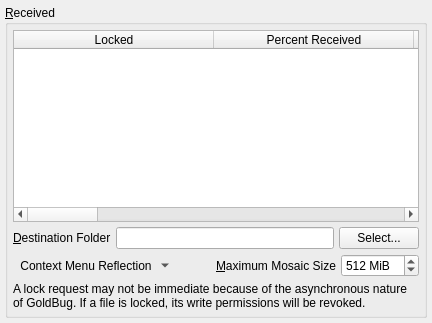
              <widget class="QWidget" name="tab_SB_incoming">
               <attribute name="title">
                <string>&amp;Received</string>
               </attribute>
               <layout class="QVBoxLayout" name="verticalLayout_44">
                <property name="spacing">
                 <number>5</number>
                </property>
                <property name="leftMargin">
                 <number>5</number>
                </property>
                <property name="topMargin">
                 <number>5</number>
                </property>
                <property name="rightMargin">
                 <number>5</number>
                </property>
                <property name="bottomMargin">
                 <number>5</number>
                </property>
                <item>
                 <widget class="QSplitter" name="splitter">
                  <property name="orientation">
                   <enum>Qt::Vertical</enum>
                  </property>
                  <widget class="QGroupBox" name="receivers">
                   <property name="title">
                    <string>&amp;Received</string>
                   </property>
                   <layout class="QVBoxLayout" name="verticalLayout_41">
                    <property name="spacing">
                     <number>5</number>
                    </property>
                    <property name="leftMargin">
                     <number>5</number>
                    </property>
                    <property name="topMargin">
                     <number>5</number>
                    </property>
                    <property name="rightMargin">
                     <number>5</number>
                    </property>
                    <property name="bottomMargin">
                     <number>5</number>
                    </property>
                    <item>
                     <widget class="QTableWidget" name="received">
                      <property name="styleSheet">
                       <string notr="true">QTableWidget#received

{
   border-image: url(:/Logo/background.png) 0 0 0 0 stretch stretch;
   border-width: 0px;
}</string>
                      </property>
                      <property name="alternatingRowColors">
                       <bool>true</bool>
                      </property>
                      <property name="selectionMode">
                       <enum>QAbstractItemView::SingleSelection</enum>
                      </property>
                      <property name="selectionBehavior">
                       <enum>QAbstractItemView::SelectRows</enum>
                      </property>
                      <property name="horizontalScrollMode">
                       <enum>QAbstractItemView::ScrollPerPixel</enum>
                      </property>
                      <property name="sortingEnabled">
                       <bool>true</bool>
                      </property>
                      <attribute name="horizontalHeaderDefaultSectionSize">
                       <number>200</number>
                      </attribute>
                      <attribute name="horizontalHeaderStretchLastSection">
                       <bool>true</bool>
                      </attribute>
                      <column>
                       <property name="text">
                        <string>Locked</string>
                       </property>
                      </column>
                      <column>
                       <property name="text">
                        <string>Percent Received</string>
                       </property>
                      </column>
                      <column>
                       <property name="text">
                        <string>Pulse Size</string>
                       </property>
                      </column>
                      <column>
                       <property name="text">
                        <string>Total Size</string>
                       </property>
                      </column>
                      <column>
                       <property name="text">
                        <string>File</string>
                       </property>
                      </column>
                      <column>
                       <property name="text">
                        <string>Computed SHA-1 Hash</string>
                       </property>
                      </column>
                      <column>
                       <property name="text">
                        <string>Expected SHA-1 Hash</string>
                       </property>
                      </column>
                      <column>
                       <property name="text">
                        <string>Computed SHA3-512 Hash</string>
                       </property>
                      </column>
                      <column>
                       <property name="text">
                        <string>Expected SHA3-512 Hash</string>
                       </property>
                      </column>
                      <column>
                       <property name="text">
                        <string>ETA</string>
                       </property>
                      </column>
                      <column>
                       <property name="text">
                        <string>OID</string>
                       </property>
                      </column>
                     </widget>
                    </item>
                    <item>
                     <layout class="QHBoxLayout" name="horizontalLayout_54">
                      <property name="spacing">
                       <number>5</number>
                      </property>
                      <item>
                       <widget class="QLabel" name="label_63">
                        <property name="text">
                         <string>&amp;Destination Folder</string>
                        </property>
                        <property name="buddy">
                         <cstring>destination</cstring>
                        </property>
                       </widget>
                      </item>
                      <item>
                       <widget class="QLineEdit" name="destination"/>
                      </item>
                      <item>
                       <widget class="QPushButton" name="etpSelectDestination">
                        <property name="text">
                         <string>Select...</string>
                        </property>
                       </widget>
                      </item>
                     </layout>
                    </item>
                    <item>
                     <layout class="QHBoxLayout" name="horizontalLayout_55">
                      <property name="spacing">
                       <number>5</number>
                      </property>
                      <item>
                       <widget class="QToolButton" name="receivedActionMenu">
                        <property name="toolTip">
                         <string>Context Menu</string>
                        </property>
                        <property name="text">
                         <string>Context Menu Reflection</string>
                        </property>
                        <property name="icon">
                         <iconset resource="../Icons/icons.qrc">
                          <normaloff>:/generic/menu.png</normaloff>:/generic/menu.png</iconset>
                        </property>
                        <property name="popupMode">
                         <enum>QToolButton::MenuButtonPopup</enum>
                        </property>
                        <property name="autoRaise">
                         <bool>true</bool>
                        </property>
                       </widget>
                      </item>
                      <item>
                       <spacer name="horizontalSpacer_44">
                        <property name="orientation">
                         <enum>Qt::Horizontal</enum>
                        </property>
                        <property name="sizeHint" stdset="0">
                         <size>
                          <width>40</width>
                          <height>20</height>
                         </size>
                        </property>
                       </spacer>
                      </item>
                      <item>
                       <widget class="QLabel" name="label_59">
                        <property name="text">
                         <string>&amp;Maximum Mosaic Size</string>
                        </property>
                        <property name="buddy">
                         <cstring>etpMaxMosaicSize</cstring>
                        </property>
                       </widget>
                      </item>
                      <item>
                       <widget class="QSpinBox" name="etpMaxMosaicSize">
                        <property name="suffix">
                         <string> MiB</string>
                        </property>
                        <property name="minimum">
                         <number>1</number>
                        </property>
                        <property name="maximum">
                         <number>5000</number>
                        </property>
                        <property name="value">
                         <number>512</number>
                        </property>
                       </widget>
                      </item>
                     </layout>
                    </item>
                    <item>
                     <widget class="QLabel" name="label_117">
                      <property name="text">
                       <string>&lt;html&gt;&lt;head/&gt;&lt;body&gt;&lt;p&gt;A lock request may not be immediate because of the asynchronous nature of GoldBug. If a file is locked, its write permissions will be revoked.&lt;/p&gt;&lt;/body&gt;&lt;/html&gt;</string>
                      </property>
                      <property name="wordWrap">
                       <bool>true</bool>
                      </property>
                     </widget>
                    </item>
                   </layout>
                  </widget>
                 </widget>
                </item>
               </layout>
              </widget>
